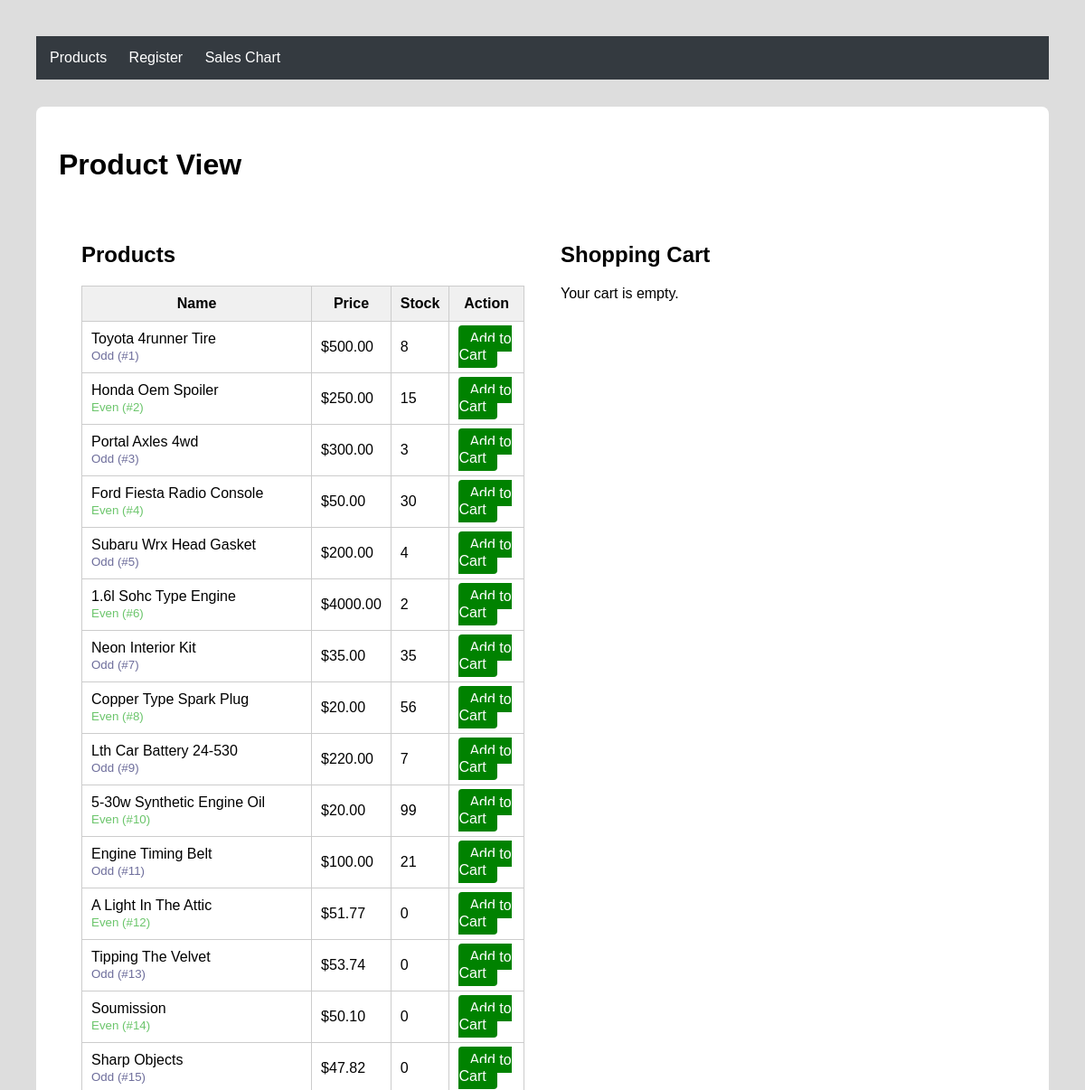
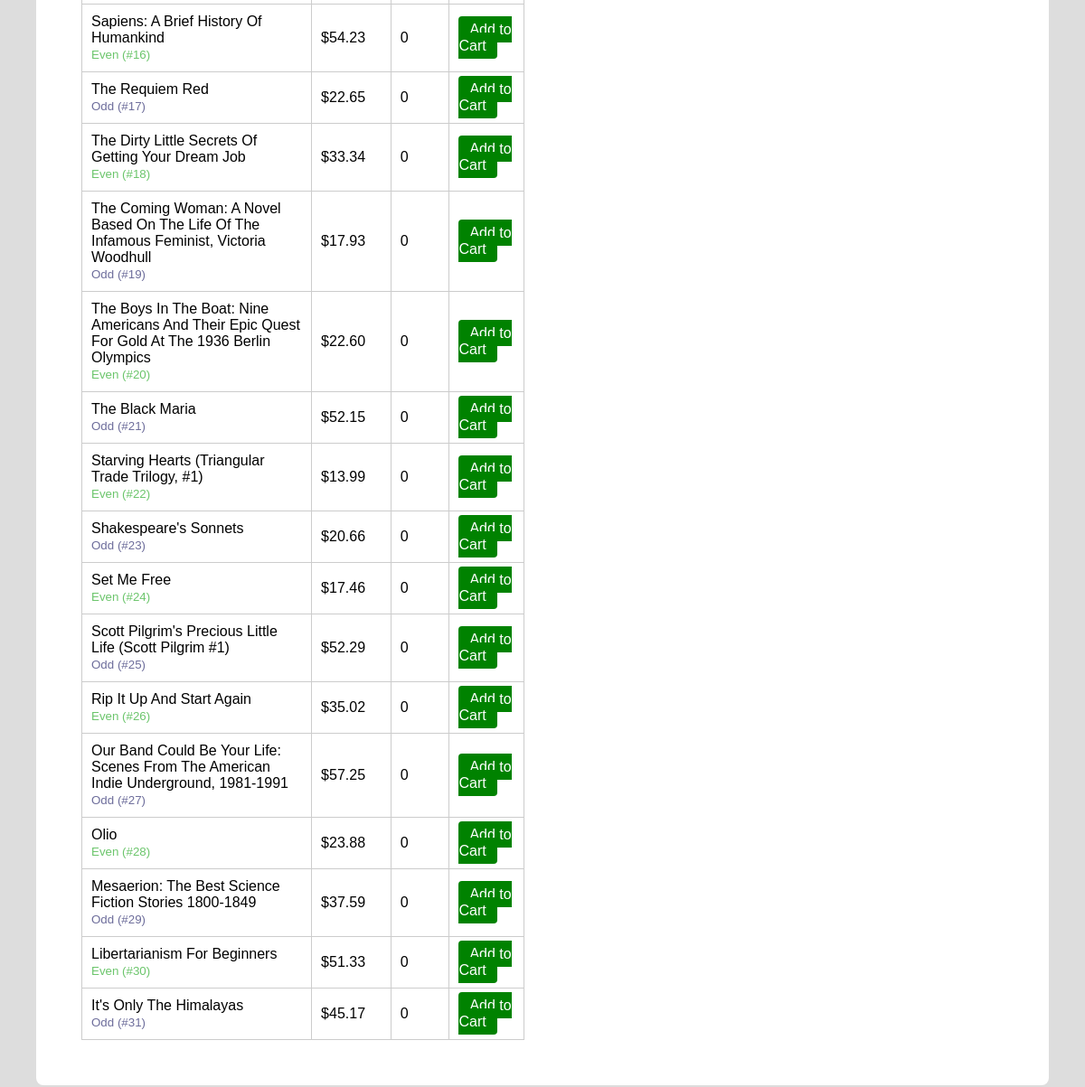
/ventas/, run on the app's committed database (2 pictures, top to bottom).
### product/models.py (models this page shows, shortened)
class Product(models.Model):
    name = models.CharField(max_length=100)
    description = models.TextField(blank=True)
    price = models.DecimalField(max_digits=10, decimal_places=2)
    stock = models.PositiveIntegerField(default=0)
    is_digital = models.BooleanField(default=False)
    created_at = models.DateTimeField(auto_now_add=True)

### ventas/views.py (the view, shortened to what this page needs)
# urls.py: path('', views.product_list, name='product_list'),
def product_list(request):
    products = Product.objects.all()
    cart = request.session.get('cart', {})
    cart_items = []
    total = 0
    context = {
        'products': products,
        'cart_items': cart_items,
        'cart_total': total,
    }
    return render(request, 'ventas/ventas.html', context)

### ventas/templates/ventas/ventas.html (shortened to what this page needs)
{% extends 'ventas/base.html' %}
{% block content %}
    <h1>Product View</h1>
    <div class="container" style="display: flex; gap: 40px;">
        <div class="products" style="flex: 1;">
            <h2>Products</h2>
            {% if products %}
                <table style="width: 100%; border-collapse: collapse; margin-top: 15px;">
                    <thead>
                        <tr>
                            <th style="border: 1px solid #ccc; padding: 10px; background: #f0f0f0;">Name</th>
                            <th style="border: 1px solid #ccc; padding: 10px; background: #f0f0f0;">Price</th>
                            <th style="border: 1px solid #ccc; padding: 10px; background: #f0f0f0;">Stock</th>
                            <th style="border: 1px solid #ccc; padding: 10px; background: #f0f0f0;">Action</th>
                        </tr>
                    </thead>
                    <tbody>
                        {% for product in products %}
                            {% include 'ventas/product_row.html' with product=product %}
                        {% endfor %}
                    </tbody>
                </table>
            {% else %}
                <p>No products available.</p>
            {% endif %}
        </div>
        <div class="cart" style="flex: 1;">
            <h2>Shopping Cart</h2>
            {% if cart_items %}
                <table style="width: 100%; border-collapse: collapse; margin-top: 15px;">
                    <thead>
                        <tr>
                            <th style="border: 1px solid #ccc; padding: 10px; background: #f0f0f0;">Product</th>
                            <th style="border: 1px solid #ccc; padding: 10px; background: #f0f0f0;">Qty</th>
                            <th style="border: 1px solid #ccc; padding: 10px; background: #f0f0f0;">Subtotal</th>
                            <th style="border: 1px solid #ccc; padding: 10px; background: #f0f0f0;">Action</th>
                        </tr>
                    </thead>
                    <tbody>
                        {% for item in cart_items %}
                        <tr>
                            <td style="border: 1px solid #ccc; padding: 10px;">{{ item.product.name|title }}</td>
                            <td style="border: 1px solid #ccc; padding: 10px;">{{ item.quantity }}</td>
                            <td style="border: 1px solid #ccc; padding: 10px;">${{ item.item_total|floatformat:2 }}</td>
                            <td style="border: 1px solid #ccc; padding: 10px;">
                                <a href="{% url 'remove_from_cart' item.product.id %}"
                                   style="padding: 6px 12px; background: rgb(214, 35, 23); color: rgb(255,255,255); text-decoration: none; border-radius: 4px;">
                                   Remove
                                </a>
                            </td>
                        </tr>
                        {% endfor %}
                    </tbody>
                </table>
                <h3>Total: ${{ cart_total|floatformat:2 }}</h3>
                <br>
                <a href="{% url 'process_order' %}"
                   style="padding: 10px 20px; background: rgb(3, 109, 207); color: rgb(255,255,255); text-decoration: none; border-radius: 4px;">
                   Process Order
                </a>
            {% else %}
                <p>Your cart is empty.</p>
            {% endif %}
        </div>
    </div>
{% endblock %}

### ventas/templates/ventas/base.html (shortened to what this page needs)
<!DOCTYPE html>
<html>
<head>
</head>
<body>
    <nav>
        <a href="{% url 'product_list' %}">Products</a>
        <a href="{% url 'register' %}">Register</a>
        <a href="{% url 'sales_chart_page' %}">Sales Chart</a>
    </nav>
    <div class="container">
        {% block content %}
        {% endblock %}
    </div>
</body>
</html>

### ventas/templates/ventas/product_row.html
<tr>
    <td style="border: 1px solid #ccc; padding: 10px;">
        {{ product.name|title }}
        {% if forloop.counter|divisibleby:2 %}
            <br><small style="color: rgb(107, 197, 107);">Even (#{{ forloop.counter }})</small>
        {% else %}
            <br><small style="color: rgb(109, 109, 155);">Odd (#{{ forloop.counter }})</small>
        {% endif %}
    </td>
    <td style="border: 1px solid #ccc; padding: 10px;">${{ product.price|floatformat:2 }}</td>
    <td style="border: 1px solid #ccc; padding: 10px;">{{ product.stock }}</td>
    <td style="border: 1px solid #ccc; padding: 10px;">
        <a href="{% url 'add_to_cart' product.id %}"
           style="padding: 6px 12px; background: #008200; color: rgb(255,255,255); text-decoration: none; border-radius: 4px;">
           Add to Cart
        </a>
    </td>
</tr>

### ventas/templates/ventas/base.html (style rules this page uses)
body { font-family: Arial, sans-serif; margin: 40px; background-color: rgb(221, 221, 221); }
nav { background-color: #343a40; padding: 15px; margin-bottom: 30px; }
nav a { color: rgb(255, 255,255); margin-right: 20px; text-decoration: none; }
.container { background-color:rgb(255, 255,255); padding: 25px; border-radius: 8px; }

### data on the page
Product: name "Toyota 4runner Tire", price "500.00", stock "8"
Product: name "Honda Oem Spoiler", price "250.00", stock "15"
Product: name "Portal Axles 4wd", price "300.00", stock "3"
Product: name "Ford Fiesta Radio Console", price "50.00", stock "30"
Product: name "Subaru Wrx Head Gasket", price "200.00", stock "4"
Product: name "1.6l Sohc Type Engine", price "4000.00", stock "2"
Product: name "Neon Interior Kit", price "35.00", stock "35"
Product: name "Copper Type Spark Plug", price "20.00", stock "56"
Product: name "Lth Car Battery 24-530", price "220.00", stock "7"
Product: name "5-30w Synthetic Engine Oil", price "20.00", stock "99"
Product: name "Engine Timing Belt", price "100.00", stock "21"
Product: name "A Light In The Attic", price "51.77", stock "0"
Product: name "Tipping The Velvet", price "53.74", stock "0"
Product: name "Soumission", price "50.10", stock "0"
Product: name "Sharp Objects", price "47.82", stock "0"
Product: name "Sapiens: A Brief History Of Humankind", price "54.23", stock "0"
Product: name "The Requiem Red", price "22.65", stock "0"
Product: name "The Dirty Little Secrets Of Getting Your Dream Job", price "33.34", stock "0"
Product: name "The Coming Woman: A Novel Based On The Life Of The Infamous Feminist, Victoria Woodhull", price "17.93", stock "0"
Product: name "The Boys In The Boat: Nine Americans And Their Epic Quest For Gold At The 1936 Berlin Olympics", price "22.60", stock "0"
Product: name "The Black Maria", price "52.15", stock "0"
Product: name "Starving Hearts (Triangular Trade Trilogy, #1)", price "13.99", stock "0"
Product: name "Shakespeare's Sonnets", price "20.66", stock "0"
Product: name "Set Me Free", price "17.46", stock "0"
Product: name "Scott Pilgrim's Precious Little Life (Scott Pilgrim #1)", price "52.29", stock "0"
Product: name "Rip It Up And Start Again", price "35.02", stock "0"
Product: name "Our Band Could Be Your Life: Scenes From The American Indie Underground, 1981-1991", price "57.25", stock "0"
Product: name "Olio", price "23.88", stock "0"
Product: name "Mesaerion: The Best Science Fiction Stories 1800-1849", price "37.59", stock "0"
Product: name "Libertarianism For Beginners", price "51.33", stock "0"
Product: name "It's Only The Himalayas", price "45.17", stock "0"
